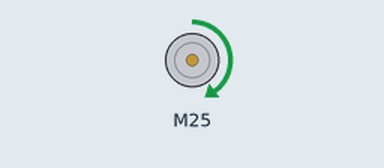
Recording of a sketch running on a simulated ESP32. Shown: DC motor (green arrow = forward, orange = backward, longer = faster).

Above: at 1.0 s.
At 3.0 s:
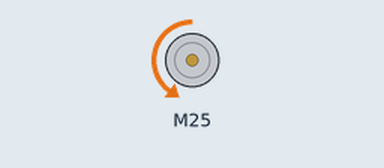
At 5.0 s:
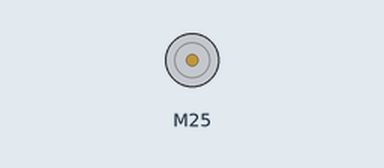
Timing chart, 0 to 7.8 s (numbered marks = the images above):
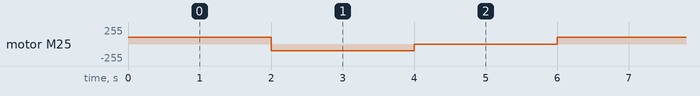

The sketch:

motores_base.ino
```cpp
#include <TB6612_ESP32.h>

//MOTOR2
#define BIN1 25
#define BIN2 26
#define PWMB 14

const int offsetB = 1;

Motor ventilador = Motor(BIN1, BIN2, PWMB, offsetB, 0, 5000, 8, 2);

void setup()
{
}

void loop()
{
  forward(ventilador, ventilador, 100);
  delay(2000);
  back(ventilador, ventilador, 100);
  delay(2000);
  brake(ventilador, ventilador);
  delay(2000);
}
```

Measured:
- by itself, motor M25: repeats every 6.0 s: backward 100/255 2.0 s, stopped 2.0 s, forward 100/255 2.0 s
